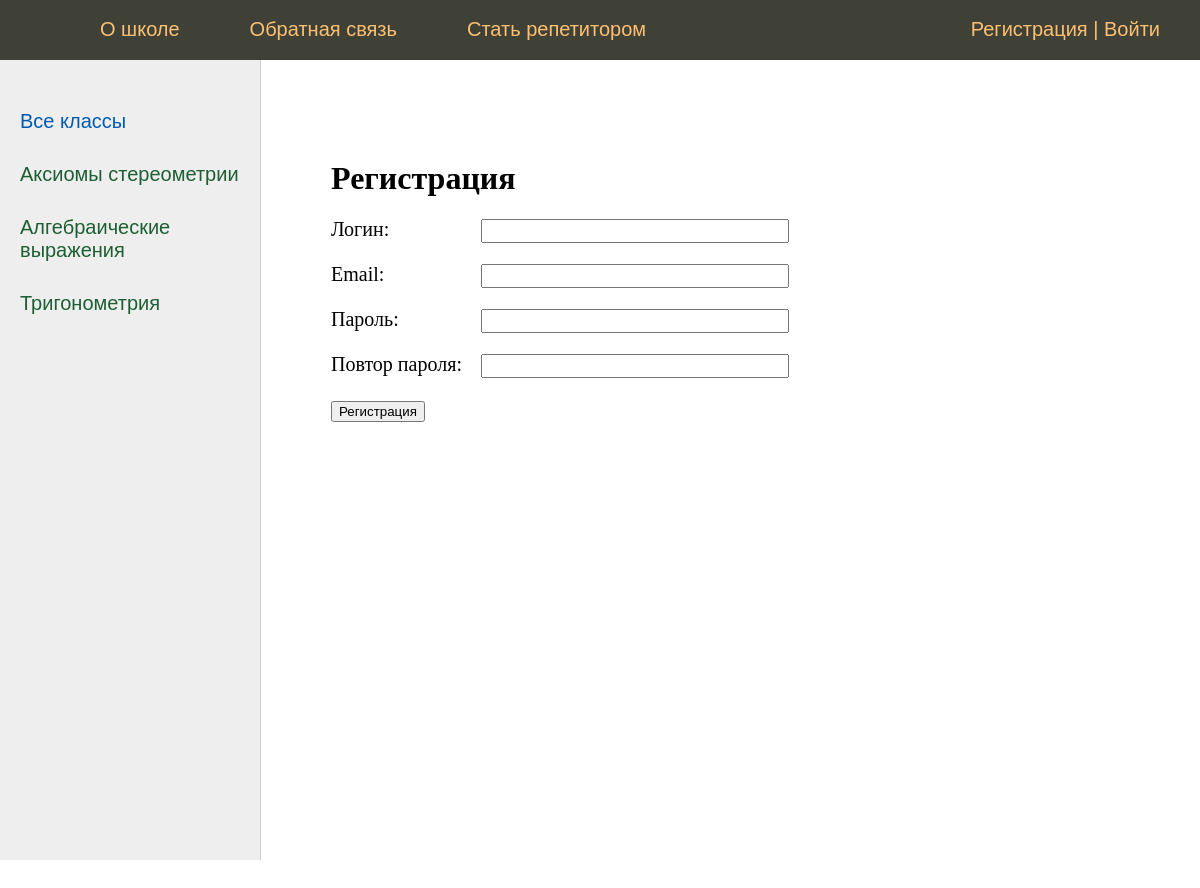
Before: /register/ with the older database file.
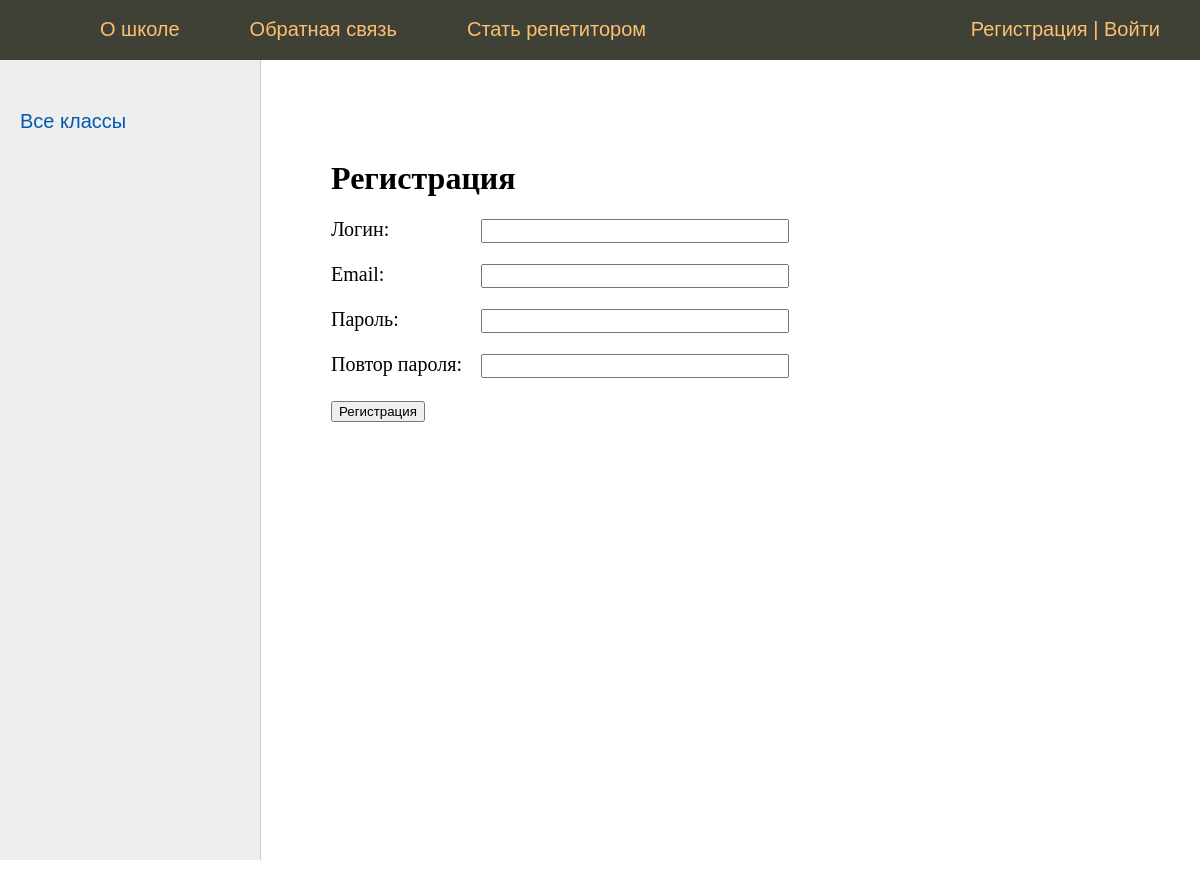
After: the same page with the newer database file.
### lessons/models.py (models this page shows, shortened)
class Category(models.Model):
    name = models.CharField(max_length=100, db_index=True, verbose_name="Категория")
    slug = models.SlugField(max_length=255, unique=True, db_index=True, verbose_name="URL")
    def get_absolute_url(self):
        return reverse('category', kwargs={'cat_slug': self.slug})
    class Meta:
        verbose_name = 'Категория'
        verbose_name_plural = 'Категории'
        ordering = ['id']

### lessons/views.py (the view, shortened to what this page needs)
# urls.py: path('register/', RegisterUser.as_view(), name='register'),
class RegisterUser(DataMixin, CreateView):
    form_class = RegisterUserForm
    template_name = 'lessons/register.html'
    success_url = reverse_lazy('login')
    def get_context_data(self, *, object_list=None, **kwargs):
        context = super().get_context_data(**kwargs)
        c_def = self.get_user_context(title="Регистрация")
        return dict(list(context.items()) + list(c_def.items()))

### lessons/forms.py
class RegisterUserForm(UserCreationForm):
    username = forms.CharField(label='Логин', widget=forms.TextInput(attrs={'class': 'form-input'}))
    email = forms.EmailField(label='Email', widget=forms.EmailInput(attrs={'class': 'form-input'}))
    password1 = forms.CharField(label='Пароль', widget=forms.PasswordInput(attrs={'class': 'form-input'}))
    password2 = forms.CharField(label='Повтор пароля', widget=forms.PasswordInput(attrs={'class': 'form-input'}))
    class Meta:
        model = User
        fields = ('username', 'email', 'password1', 'password2')

### lessons/utils.py (called while the page is built)
    def get_user_context(self, **kwargs):
        context = kwargs
        cats = Category.objects.annotate(Count('lessons'))
        user_menu = menu.copy()
        if not self.request.user.has_perm('lessons.change_lessons'):
            user_menu.pop(1)
        context['menu'] = user_menu
        context['cats'] = cats
        if 'cat_selected' not in context:
            context['cat_selected'] = 0
        return context

### lessons/templates/lessons/register.html (shortened to what this page needs)
{% extends 'lessons/base.html' %}
{% block content %}
<h1>{{title}}</h1>
<form method="post">
{% for f in form %}
<p><label class="form-label" for="{{ f.id_for_label }}">{{f.label}}: </label>{{ f }}</p>
{% endfor %}
    <button type="submit">Регистрация</button>
</form>
{% endblock %}

### lessons/templates/lessons/base.html (shortened to what this page needs)
{% load static %}
{% load lessons_tags %}
<!DOCTYPE html>
<html>
<head>
	<link type="text/css" href="{% static 'lessons/css/styles.css' %}" rel="stylesheet" />
</head>
<body>
<table class="table-page" border=0 cellpadding="0" cellspacing="0">
<tr><td valign=top>
{% block mainmenu %}
		<div class="header">
			<ul id="mainmenu" class="mainmenu">
			<li class="logo"><a href="{% url 'home' %}"><div class="logo"></div></a></li>
{% for m in menu %}
			<li><a href="{% url m.url_name %}">{{m.title}}</a></li>
{% endfor %}
				{% if request.user.is_authenticated %}
				<li class="last"> {{user.username}} | <a href="{% url 'logout' %}">Выйти</a></li>
				{% else %}
				<li class="last"><a href="{% url 'register' %}">Регистрация</a> | <a href="{% url 'login' %}">Войти</a></li>
				{% endif %}
			</ul>
		</div>
{% endblock mainmenu %}
<table class="table-content" border=0 cellpadding="0" cellspacing="0">
<tr>
	<td valign="top" class="left-chapters">
	<ul id="leftchapters">
{% if cat_selected == 0 %}
		<li class="selected">Все классы</li>
{% else %}
		<li><a href="{% url 'home' %}">Все классы</a></li>
{% endif %}
{% for c in cats %}
{% if c.lessons__count > 0 %}
	{% if c.pk == cat_selected %}
		<li class="selected">{{c.name}}</li>
	{% else %}
		<li><a href="{{ c.get_absolute_url }}">{{c.name}}</a></li>
	{% endif %}
{% endif %}
{% endfor %}
	</ul>
</td>
<td valign="top" class="content">
	<div class="content-text">
{% block content %}
{% endblock %}
	</div>
</td></tr></table>
</td></tr>
</table>
</body>
</html>

Changed rows visible on the page:
removed Category: name "Аксиомы стереометрии"
removed Category: name "Алгебраические выражения"
removed Category: name "Тригонометрия"
